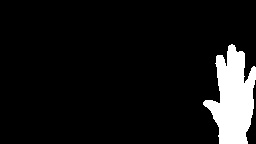
#> input picture data_collection_model_preparation/2021_02_07_T22_01_32_palm/1117.jpg, 256 x 144 px; its folder holds 4 pictures in this run; the run also reads 1 picture not shown here
$ jupyter execute --allow-errors new_process_and_train.ipynb
#> lines starting #> are read from the running program, lines starting #| are printed output that depends on the picture; after the words box and inside, x2 and y2 are one past the last pixel; in counts of white or black regions, pixels touching at a corner belong together; pictures that were not available may be replaced by others from this repository, and a replacement may not be noted
[cell 1]
import os
import warnings
import numpy as np
import pandas as pd
import pdb
from PIL import Image
import matplotlib.pyplot as plt
import matplotlib.style as style
import datetime
import json
from imutils import paths
import cv2

style.use('seaborn-whitegrid')
warnings.filterwarnings(action='once')

[cell 2]
from keras.utils import to_categorical

def load_image(path):
    """Opens image and converts to array

    Args:
        path (str): The file location of the image

    Returns:
        img (array): An array representing the image
    """

    img = cv2.imread(path)
    img = np.array(img)
    return img

def process_data(X_data, y_data):
    """Converts each element in binary frame with dimensions MxNx1 to MxNx3 to mimic RGB pixel count

    Args:
        X_data (list): List of arrays representing MxNx1 binary images
        y_data (list): List of integers representing image classification category

    Returns:
        X_data (array): Array of arrays representing MXNx3 binary images
        y_data (array): Array of integers representing image classification category
    """

    X_data_proc = []
    blurValue = 25
    for img in X_data:
        if img.shape != (144,256,3):
            img = cv2.resize(img, dsize=(256,144), interpolation=cv2.INTER_LINEAR)
        (_, img) = cv2.threshold(img, 25, 255, cv2.THRESH_BINARY)
        X_data_proc.append(img)
    X_data = np.array(X_data_proc, dtype = 'float32')
    X_data /= 255
    y_data = np.array(y_data)
    return X_data, y_data

def dhash(image, hashSize=8):
    # convert the image to grayscale and resize the grayscale image,
    # adding a single column (width) so we can compute the horizontal
    # gradient
    gray = cv2.cvtColor(image, cv2.COLOR_BGR2GRAY)
    resized = cv2.resize(gray, (hashSize + 1, hashSize))

    # compute the (relative) horizontal gradient between adjacent
    # column pixels
    diff = resized[:, 1:] > resized[:, :-1]

    # convert the difference image to a hash and return it
    return sum([2 ** i for (i, v) in enumerate(diff.flatten()) if v])

def get_paths(abs_paths):

    # consolidate all image paths to single list
    paths_dict = {}
    total_count = 0
    for path in abs_paths:

        # delete duplicates for each directory
        hashes = {}
        for directory, subdirectories, files in os.walk(path):
            for file in files:
                file_path = os.path.join(directory, file)

                # load the input image and compute the hash
                image = cv2.imread(file_path)
#> image is the input picture: shape (144, 256, 3); min 0, max 255, mean 21.8
                h = dhash(image)
#> h = 9277626890519052288

                # grab all image paths with that hash, add the current image path to it, and store the list back in the hashes dictionary
                p = hashes.get(h, '')
#> p = ''
                if p == '':
                    hashes[h] = file_path
        unique_paths = list(hashes.values())
#> unique_paths = ['2021_02_07_T22_01_32_palm/1117.jpg', '2021_02_07_T22_01_32_palm/1022 (2).jpg', '2021_02_07_T22_01_32_palm/1099.jpg', '2021_02_07_T22_01_32_palm/1077.jpg']
        paths_dict[path] = unique_paths
        total_count += len(unique_paths)
#> total_count = 4
    paths_dict['total_count'] = total_count

    return paths_dict

def get_data(paths_dict, cat_num, max_count):

    # load and process image
    total_count = paths_dict['total_count']
    X_data = []
    for path in list(paths_dict.keys())[:-1]:
        image_paths = paths_dict[path]
        keep_count = round(max_count*len(image_paths)/total_count)
        random_indices = np.random.choice(len(image_paths), size=keep_count, replace=False)
        for file_path in [image_paths[i] for i in random_indices]:

            # choose number of instances from each directory proportional to total number available
            img = load_image(file_path)
            X_data.append(img)
    y_data = [cat_num for i in range(len(X_data))]
    X_data, y_data = process_data(X_data, y_data)

    return X_data, y_data

# relative paths of gesture image directories
pa_input_dirs = ['2021_02_07_T22_01_32_palm', 'Kaggle_data//closed_palm']
l_input_dirs = ['2021_02_07_T22_02_36_L//all_data', 'Kaggle_data//l']
fi_input_dirs = ['2021_02_01_T14_28_23_fist//all_data', 'Kaggle_data//fist']
th_input_dirs = ['2021_02_07_T22_03_02_thumbs_up//all_data', 'Kaggle_data//thumb']

# dictionary mapping gesture abbreviation to category number, gesture name, and gesture directory
gestures_dict = {
    'pa': [0, 'Palm', pa_input_dirs],
    'l_': [1, 'L', l_input_dirs],
    'fi': [2, 'Fist', fi_input_dirs],
    'th': [3, 'Thumb', th_input_dirs],
    }

# for each gesture, add images and integer corresponding to gesture to X_data and y_data arrays, respectively
X_data = []
y_data = []
paths_dicts = {}
max_count = -1 # number of instances to keep per gesture
for key in list(gestures_dict.keys()):
    cat_num = gestures_dict[key][0]
    name = gestures_dict[key][1]
    dirs = gestures_dict[key][2]
    print(f'Currently processing {name} data.')
    paths_dict = get_paths(dirs)
    paths_dicts[key] = paths_dict
    if paths_dict['total_count'] < max_count or max_count < 0:
        max_count = paths_dict['total_count']

for key in list(gestures_dict.keys()):
    cat_num = gestures_dict[key][0]
#> cat_num = 0
    name = gestures_dict[key][1]
    print(f'Currently processing {name} data.')
    X_data_gest, y_data_gest = get_data(paths_dicts[key], cat_num, max_count)
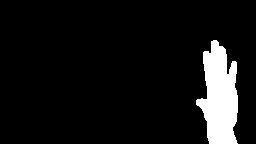
#> input picture data_collection_model_preparation/2021_02_07_T22_01_32_palm/1099.jpg, 256 x 144 px
#> in load_image, img is the input picture: shape (144, 256, 3); min 0, max 255, mean 20.3
#> the loop in process_data, `for img in X_data:` made 2 passes
#> pass 2, in process_data, `(_, img) = cv2.threshold(img, 25, 255, cv2.THRESH_BINARY)`:
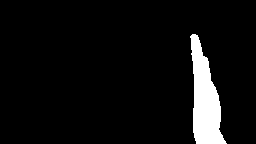
#> img: shape (144, 256, 3); 6.1% white; 1 white region, box (x1, y1, x2, y2) and area: (190, 34, 227, 144) 2263
    try:
        X_data = np.concatenate((X_data_gest, X_data), axis=0)
        y_data = np.concatenate((y_data_gest, y_data), axis=0)
    except:
        X_data = X_data_gest
        y_data = y_data_gest

# one-hot encode gesture categories
#> (the rest of this cell did not finish here and is left out)

## Collecting and preparing images for training

### Generating augmented images

[cell 3]
from keras.preprocessing.image import ImageDataGenerator
import tensorflow as tf
import math
import cv2
import os

def rotate(frame):
    """Generate rotated versions of image.

    Args:
        frame (array): Array representing original image

    Returns:
        rotated_frames (list): List of arrays representing rotated images
    """

    # flip image about x-axis
    frame_flipped = tf.image.rot90(frame)
    frame_flipped = tf.image.rot90(frame_flipped)
    frame_flipped = np.array(frame_flipped)
    frame_flipped = cv2.cvtColor(frame_flipped, cv2.COLOR_BGR2GRAY)

    datagen = ImageDataGenerator(horizontal_flip=True)
    frame_ext = frame.reshape((1,) + frame.shape)
    for frame_mirrored in datagen.flow(frame_ext, batch_size=1):
        # mirror image about y-axis
        frame_mirrored = frame_mirrored.reshape((144,256,3))

        # flip and mirror image
        frame_mirrored_flipped = tf.image.rot90(frame_mirrored)
        frame_mirrored_flipped = tf.image.rot90(frame_mirrored_flipped)
        frame_mirrored_flipped = np.array(frame_mirrored_flipped)
        frame_mirrored_flipped = cv2.cvtColor(frame_mirrored_flipped, cv2.COLOR_BGR2GRAY)

        frame_mirrored = cv2.cvtColor(frame_mirrored, cv2.COLOR_BGR2GRAY)
        break # break to avoid generating multiple copies of mirrored images

    # package results in list
    rotated_frames = []
    rotated_frames.append(frame_flipped)
    rotated_frames.append(frame_mirrored)
    rotated_frames.append(frame_mirrored_flipped)
    return rotated_frames

# [17 lines left out: function process_data, not called in this run]

# Generate rotate images and aggregate with original data
X_data_rot = []
#> X_data_rot = []
y_data_rot = []
#> (the rest of this cell did not finish here and is left out)

#> (a cell that did not finish here is left out)

### Building initial models

[cell 5]
import tensorflow as tf
import inspect
from tqdm import tqdm
from keras.callbacks import EarlyStopping, ModelCheckpoint
from keras.layers import Dense
from keras.models import Sequential
from sklearn.model_selection import train_test_split

# compile all available Keras models
model_dictionary = {m[0]:m[1] for m in inspect.getmembers(tf.keras.applications, inspect.isfunction)}

# split data into training, testing, and validation sets
#> (the rest of this cell did not finish here and is left out)

[cell 6]
# save results locally
training_date = datetime.datetime.now()
date = training_date.strftime("%Y-%m-%d_T%H_%M")
file_name = date + '_results.json'
file_path = os.path.join(os.getcwd(), 'models', 'results', file_name)
#> (the rest of this cell did not finish here and is left out)

#> (a cell that did not finish here is left out)

## Training final model
With the MobileNetV2 base model selected, I retrained it using all training images and with a more complex head that included 4 fully-connected dense layers and a dropout layer before the output layer. This worked out well, as the final model performed with 99.8% testing accuracy.

At this point, I stopped searching for a higher performance model and did not tune the model further, as it seemed that any improvements in accuracy would be minor relative to the amount of time it would take to achieve it. However, based on the plot below of accuracy versus operations for common CNN models, I'm confident that it would be difficult to find a significantly better performing model for this application [1].

One shortcoming of this model is that it was not trained to reject images of non-gestures. Therefore, it will attempt to classify an image of a giraffe rather than reporting "Not recognized." With more time, I would feed the model instances of non-hand-gestures and train it to reject these images rather than label them with whichever of the available hand-gestures they most closely resemble.

Sources
- [1] https://arxiv.org/pdf/1810.00736.pdf

#> (a cell that did not finish here is left out)

[cell 9]
# save model
training_date = datetime.datetime.now()
date = training_date.strftime("%Y-%m-%d_T%H_%M")
model_name = date + '.h5'
#> (the rest of this cell did not finish here and is left out)

### Evaluate model
After training the final model, I evaluated its classification performance on the test dataset. Amazingly, the model predicted gestures perfectly, resulting accuracy, recall, precision, and f1-scores of 1. This speaks to the strength of the pre-trained MobileNetV2 model and the impact clean data has on model performance.

[cell 10]
from sklearn.metrics import classification_report, confusion_matrix

# [35 lines left out: function evaluate_model, not called in this run]

# Compute and present model classification report and confusion matrix
labels = list(pd.DataFrame(list(gestures_dict.values()))[1])
#> (the rest of this cell did not finish here and is left out)

#> (a cell that did not finish here is left out)

### Predict gesture of sample image
After evaluating the final model, I tested its performance on a specific image to partially verify its functionality.

[cell 12]
sample_image = os.path.join(os.getcwd(), '2021_01_29_T19_16_17_open_palm_without_glove', 'poor_data', '176.jpg')

def predict_image(path):
    """Predict gesture in image model performance. Return F1-score, evaluation date, evaluation time, predicted values, and true values.

    Args:
        path (str): Path of test image

    Returns:
        pred_index (int): Index of predicted gesture
    """

    img = Image.open(path)
    img = np.array(img)
    img = np.array(img, dtype = 'float32')
#> img: shape (144, 256) float32
    img = np.stack((img,)*3, axis=-1) # without comma, (X_data) is np.array not tuple
#> img: shape (144, 256, 3) float32
    img /= 255
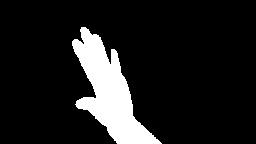
#> img: shape (144, 256, 3) float32; min 0, max 1, mean 0.117
    img.resize((1, 144, 256, 3))
    plt.figure()
    plt.imshow(img[0])
    pred_index = np.argmax(model.predict(img))
    return pred_index

#> (the rest of this cell did not finish here and is left out)
